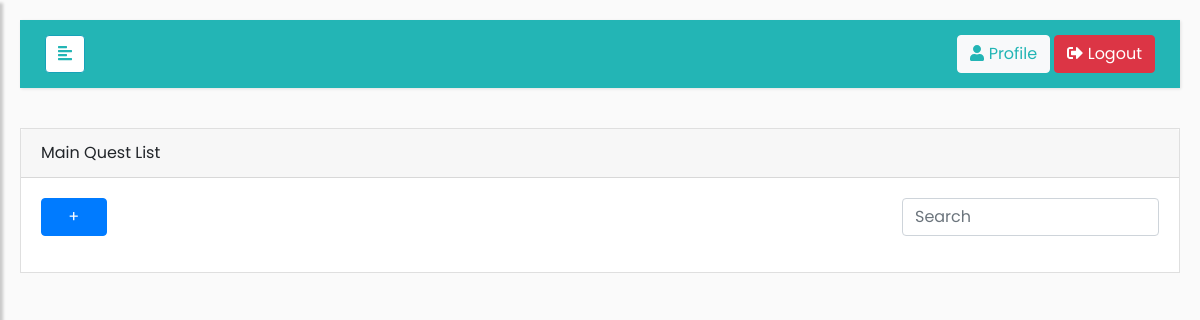
Before: /main_quest.php (signed in) with the older database file.
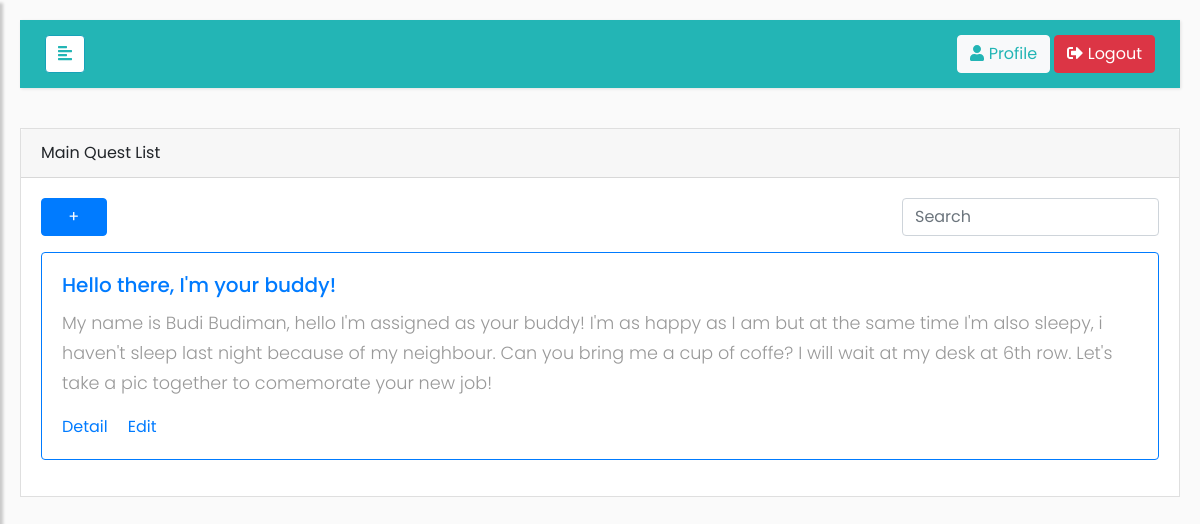
After: the same page with the newer database file.
### tables this page shows
create table quest(
	id int auto_increment primary key,
	title varchar (100),
	subtitle varchar (500),
	is_main boolean,
	type varchar(20),
	stage int,
	issued_by int,
	deadline int,
	reward int,
	issued_to int,
	
	FOREIGN key (issued_to) REFERENCES user(id),
	FOREIGN key (issued_by) REFERENCES user(id)
	 
	 
	 
	 
);

### main_quest.php (the view, shortened to what this page needs)
<div class="card table-responsive" style="border-radius: 0px !important;">
    <div class="card-header">
        Main Quest List
    </div>
    <div class="card-body">
		<div class="row">
			<div class="col-sm-1">
				<a href="create_quest.php"><button type="button" class="btn btn-primary btn-block">+</button></a>
			</div>
			<div class="col-sm-8">
			</div>
			<div class="col-sm-3">
				<input class="form-control" type="text" placeholder="Search" aria-label="Search" style="margin-bottom: 1rem">
			</div>
		</div>
		<?php
			require('dbcon.php');
	        $sql = "SELECT * FROM quest where issued_by = ". $_SESSION['id'];
	        $result = $conn->query($sql);
	        if ($result->num_rows>0) {
	          while($row = $result->fetch_assoc()) {
	            echo '<div class="card border-primary mb-12"  style="margin-bottom: 1rem">';
	            echo '<div class="card-body text-primary">';
	            $completed = '';
	            echo '<h5 class="card-title">'.$row['title']." ".$completed.'</h5>';
	            echo '<p class="card-text">'.$row['subtitle'].'</p>	';
	            echo '<a href="#" class="card-link">Detail</a>';
	            if (!($row['is_main']==0 and $row['completed']==1))echo '<a href="#" class="card-link">Edit</a>';
	            echo "</div></div>";
	          }
	        }
		?><!--
	</div>
</div>

Changed rows visible on the page:
added quest: title "Hello there, I'm your buddy!", subtitle "My name is Budi Budiman, hello I'm assigned as your buddy! I'm as happy as I am but at the same time I'm also sleepy, i haven't sleep last night because of my neighbour. Can you bring me a cup of coffe? I will wait at my desk at 6th row. Let's take a pic together to comemorate your new job!", is_main "Edit"
